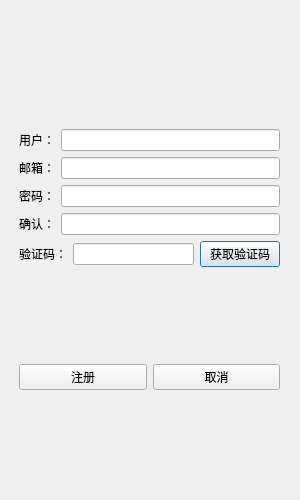
<?xml version="1.0" encoding="UTF-8"?>
<ui version="4.0">
 <class>RegisterDialog</class>
 <widget class="QDialog" name="RegisterDialog">
  <property name="geometry">
   <rect>
    <x>0</x>
    <y>0</y>
    <width>300</width>
    <height>500</height>
   </rect>
  </property>
  <property name="minimumSize">
   <size>
    <width>300</width>
    <height>500</height>
   </size>
  </property>
  <property name="maximumSize">
   <size>
    <width>300</width>
    <height>500</height>
   </size>
  </property>
  <property name="windowTitle">
   <string>Dialog</string>
  </property>
  <widget class="QWidget" name="verticalLayoutWidget">
   <property name="geometry">
    <rect>
     <x>9</x>
     <y>9</y>
     <width>281</width>
     <height>481</height>
    </rect>
   </property>
   <layout class="QVBoxLayout" name="verticalLayout">
    <property name="leftMargin">
     <number>10</number>
    </property>
    <property name="topMargin">
     <number>10</number>
    </property>
    <property name="rightMargin">
     <number>10</number>
    </property>
    <property name="bottomMargin">
     <number>10</number>
    </property>
    <item>
     <spacer name="verticalSpacer">
      <property name="orientation">
       <enum>Qt::Orientation::Vertical</enum>
      </property>
      <property name="sizeType">
       <enum>QSizePolicy::Policy::Expanding</enum>
      </property>
      <property name="sizeHint" stdset="0">
       <size>
        <width>20</width>
        <height>40</height>
       </size>
      </property>
     </spacer>
    </item>
    <item>
     <widget class="QLabel" name="err_tip">
      <property name="text">
       <string/>
      </property>
      <property name="alignment">
       <set>Qt::AlignmentFlag::AlignCenter</set>
      </property>
     </widget>
    </item>
    <item>
     <layout class="QHBoxLayout" name="horizontalLayout_12">
      <item>
       <widget class="QLabel" name="label_7">
        <property name="text">
         <string>用户：</string>
        </property>
       </widget>
      </item>
      <item>
       <widget class="QLineEdit" name="edit_user"/>
      </item>
     </layout>
    </item>
    <item>
     <layout class="QHBoxLayout" name="horizontalLayout_11">
      <item>
       <widget class="QLabel" name="label_6">
        <property name="text">
         <string>邮箱：</string>
        </property>
       </widget>
      </item>
      <item>
       <widget class="QLineEdit" name="edit_email"/>
      </item>
     </layout>
    </item>
    <item>
     <layout class="QHBoxLayout" name="horizontalLayout_10">
      <item>
       <widget class="QLabel" name="label_5">
        <property name="text">
         <string>密码：</string>
        </property>
       </widget>
      </item>
      <item>
       <widget class="QLineEdit" name="edit_pass">
        <property name="echoMode">
         <enum>QLineEdit::EchoMode::Password</enum>
        </property>
       </widget>
      </item>
     </layout>
    </item>
    <item>
     <layout class="QHBoxLayout" name="horizontalLayout">
      <item>
       <widget class="QLabel" name="label">
        <property name="text">
         <string>确认：</string>
        </property>
       </widget>
      </item>
      <item>
       <widget class="QLineEdit" name="edit_confirm">
        <property name="echoMode">
         <enum>QLineEdit::EchoMode::Password</enum>
        </property>
       </widget>
      </item>
     </layout>
    </item>
    <item>
     <layout class="QHBoxLayout" name="horizontalLayout_9">
      <item>
       <widget class="QLabel" name="label_4">
        <property name="text">
         <string>验证码：</string>
        </property>
       </widget>
      </item>
      <item>
       <widget class="QLineEdit" name="edit_code"/>
      </item>
      <item>
       <widget class="QPushButton" name="btn_getCode">
        <property name="text">
         <string>获取验证码</string>
        </property>
       </widget>
      </item>
     </layout>
    </item>
    <item>
     <spacer name="verticalSpacer_2">
      <property name="orientation">
       <enum>Qt::Orientation::Vertical</enum>
      </property>
      <property name="sizeType">
       <enum>QSizePolicy::Policy::Expanding</enum>
      </property>
      <property name="sizeHint" stdset="0">
       <size>
        <width>20</width>
        <height>40</height>
       </size>
      </property>
     </spacer>
    </item>
    <item>
     <layout class="QHBoxLayout" name="horizontalLayout_13">
      <item>
       <widget class="QPushButton" name="btn_reg">
        <property name="text">
         <string>注册</string>
        </property>
       </widget>
      </item>
      <item>
       <widget class="QPushButton" name="btn_cancel">
        <property name="text">
         <string>取消</string>
        </property>
       </widget>
      </item>
     </layout>
    </item>
    <item>
     <spacer name="verticalSpacer_3">
      <property name="orientation">
       <enum>Qt::Orientation::Vertical</enum>
      </property>
      <property name="sizeType">
       <enum>QSizePolicy::Policy::Expanding</enum>
      </property>
      <property name="sizeHint" stdset="0">
       <size>
        <width>20</width>
        <height>40</height>
       </size>
      </property>
     </spacer>
    </item>
   </layout>
  </widget>
 </widget>
 <resources/>
 <connections/>
</ui>
